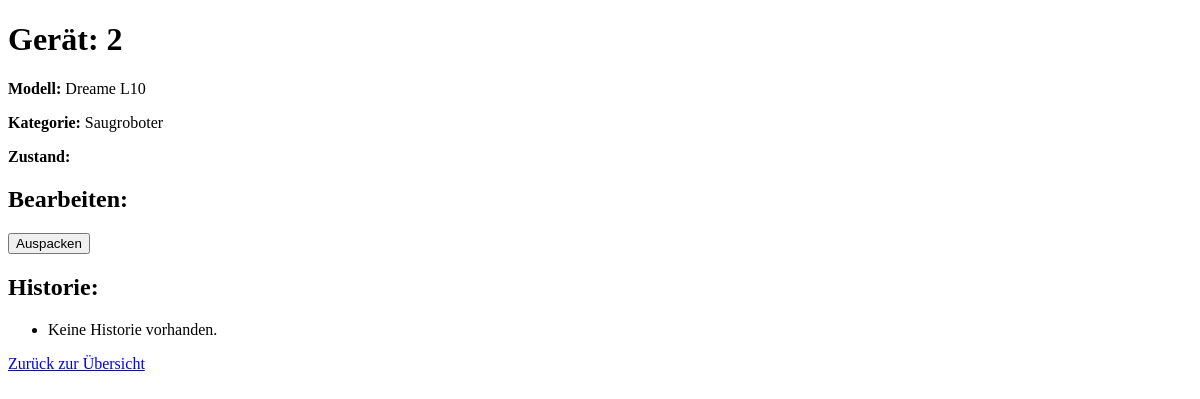
The page /geraete/geraet/2 (signed in) on the database its author committed.
### models/geraet_db.py (models this page shows)
class Geraet(db.Model):
    __tablename__ = "geraete"
    id = db.Column(db.Integer, primary_key=True)
    qrcode = db.Column(db.String, unique=True, nullable=False)
    modell_id = db.Column(db.Integer, db.ForeignKey("modell.id"), nullable=False)
    zustand_id = db.Column(db.Integer, db.ForeignKey("zustaende.id"), nullable=False)
    benutzer_id = db.Column(db.Integer, db.ForeignKey("benutzer.id"), nullable=False)
    modell = db.relationship("Modell", back_populates="geraete")
    zustand = db.relationship("Zustand")
    benutzer = db.relationship("Benutzer", backref="geraete")
    historie = db.relationship("Historie", backref="geraet", lazy=True)

### models/modell_db.py (models this page shows, shortened)
class Modell(db.Model):
    __tablename__ = "modell"
    id = db.Column(db.Integer, primary_key=True, index=True)
    name = db.Column(db.String(100), unique=True, nullable=False, index=True)
    kategorie_id = db.Column(db.Integer, db.ForeignKey("kategorie.id"), nullable=False)
    kategorie = db.relationship("Kategorie", back_populates="modelle")
    geraete = db.relationship("Geraet", back_populates="modell")
    module = db.relationship(Modul, back_populates="modell", cascade="all, delete-orphan")

### models/kategorie_db.py (models this page shows, shortened)
class Kategorie(db.Model):
    __tablename__ = "kategorie"
    id = db.Column(db.Integer, primary_key=True)
    name = db.Column(db.String(100), nullable=False, unique=True)
    modelle = db.relationship("Modell", back_populates="kategorie", lazy=True)

### app/routes/geraete_routes.py (the view)
@geraete_bp.route("/geraet/<string:qrcode>")
@login_required
def geraet_seite(qrcode):
    geraet = db.session.query(GeraetDB).filter_by(qrcode=qrcode).first_or_404()
    return render_template("geraet.html", geraet=geraet)

### app/app.py (called while the page is built)
@login_manager.user_loader
def load_user(user_id):
    return Benutzer.query.get(int(user_id))

### app/templates/geraet.html (shortened to what this page needs)
<!DOCTYPE html>
<html lang="de">
<head>
</head>
<body>
    <h1>Gerät: {{ geraet.qrcode }}</h1>
    <p><strong>Modell:</strong> {{ geraet.modell.name }}</p>
    <p><strong>Kategorie:</strong> {{ geraet.modell.kategorie.name }}</p>
    <p><strong>Zustand:</strong> {{ geraet.zustand.name }}</p>
    <h2>Bearbeiten:</h2>
    <button onclick="document.getElementById('auspackenModal').style.display='block'">
        Auspacken
    </button>
    <h2>Historie:</h2>
    <ul>
        {% for eintrag in geraet.historie %}
        <li>
            {{ eintrag.zeitpunkt.strftime("%d.%m.%Y %H:%M:%S") }} –
            {{ eintrag.benutzer.name }}: {{ eintrag.aktion }}
        </li>
        {% else %}
        <li>Keine Historie vorhanden.</li>
        {% endfor %}
    </ul>
    <p><a href="{{ url_for('benutzer.dashboard') }}">Zurück zur Übersicht</a></p>
</body>
</html>

### rows shown on the page
Geraet: qrcode "2"
Modell: modell.name "Dreame L10"
Kategorie: modell.kategorie.name "Saugroboter"
